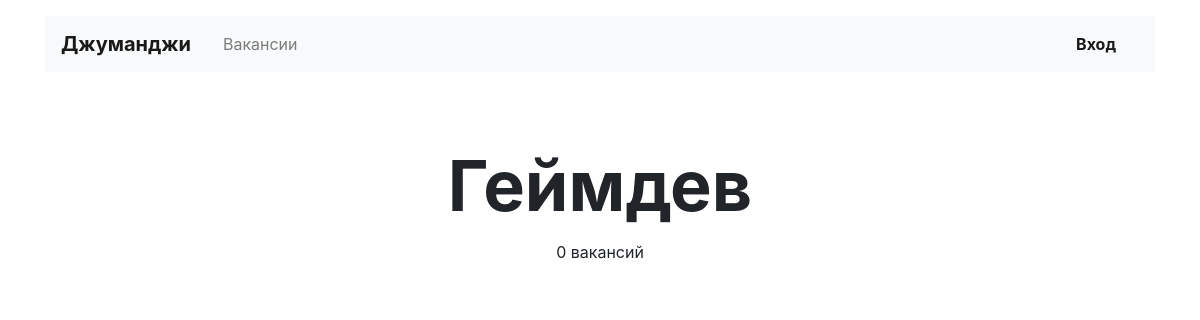
The app's page /vacancies/cat/gamedev/, older data.
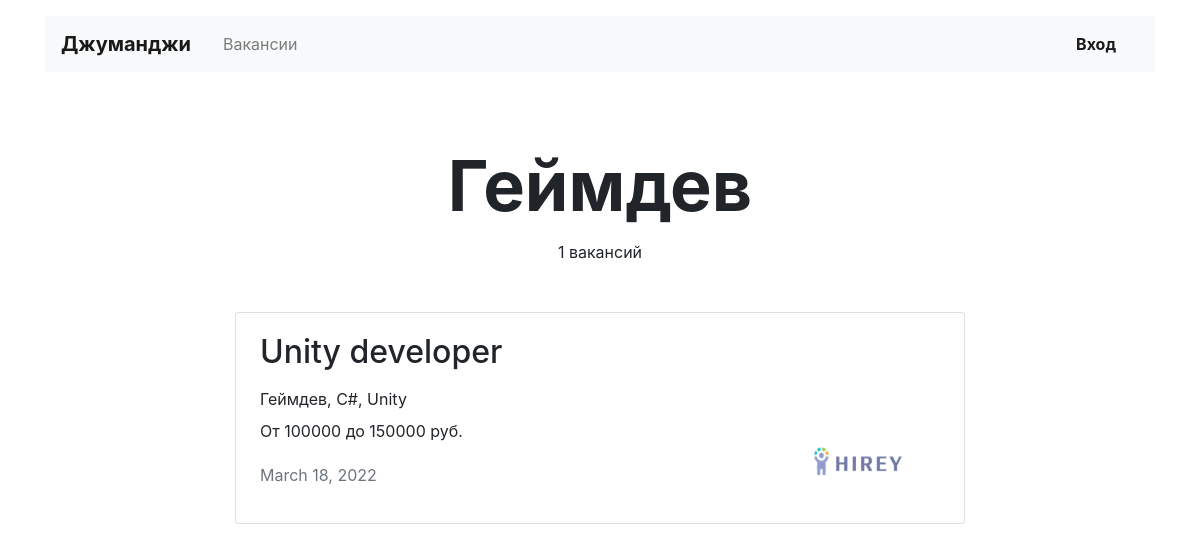
The same page, newer data.
### work/models.py (models this page shows, shortened)
class Vacancy(models.Model):
    title = models.CharField(max_length=50)
    speciality = models.ForeignKey(Specialty, on_delete=models.CASCADE, related_name='vacancies')
    company = models.ForeignKey(Company, on_delete=models.CASCADE, related_name='vacancies')
    skills = models.CharField(max_length=255)
    description = models.TextField()
    salary_min = models.IntegerField()
    salary_max = models.IntegerField()
    posted = models.DateField()

class Specialty(models.Model):
    code = models.CharField(max_length=50)
    title = models.CharField(max_length=50)
    picture = models.ImageField(default='https://place-hold.it/100x60', upload_to=MEDIA_SPECIALITY_IMAGE_DIR)

class Company(models.Model):
    name = models.CharField(max_length=50)
    location = models.CharField(max_length=50)
    logo = models.ImageField(default='https://place-hold.it/100x60', upload_to=MEDIA_COMPANY_IMAGE_DIR)
    description = models.TextField()
    employee_count = models.IntegerField()
    owner = models.OneToOneField(User, on_delete=models.CASCADE)

### work/views.py (the view)
# urls.py: path('vacancies/cat/<str:category>/', view.vacancy_cat_view, name='vac_cat'),
def vacancy_cat_view(request, category):
    try:
        spec = mdl.Specialty.objects.get(code=category)
    except mdl.Specialty.DoesNotExist:
        raise Http404
    vacancies = mdl.Vacancy.objects.filter(speciality=spec.id)
    return render(request, "work/vacancy_cat.html", context={
        "spec": spec,
        "vacancies": vacancies,
        "count": len(vacancies),
    })

### work/templates/work/vacancy_cat.html
{% extends "work/base.html" %}
{% block content %}
  <main class="container mt-3">
    <section>
      <h1 class="h1 text-center mx-auto mt-4 pt-5" style="font-size: 70px;"><strong>{{ spec.title }}</strong></h1>
      <p class="text-center pt-1">{{ count }} вакансий</p>
      <div class="row mt-5">
        <div class="col-12 col-lg-8 offset-lg-2 m-auto">
          {% for vac in vacancies %}
          <div class="card mb-4">
            <div class="card-body px-4">
              <div class="row">
                <div class="col-12 col-md-8 col-lg-9">
                  <h2 class="h2 pb-2">{{ vac.title }}</h2>
                   <p class="mb-2">{{ vac.speciality.title }}, {{ vac.skills }}</p>
                  <p>От {{ vac.salary_min }} до {{ vac.salary_max }} руб.</p>
                  <p class="text-muted pt-1">{{ vac.posted }}</p>
                </div>
                <div class="col-12 col-md-4 col-lg-3 d-flex align-items-end">
                  <a href="#"><img src="../../../static/{{ vac.company.logo }}" width="130" height="80" alt=""></a>
                </div>
              </div>
            </div>
          </div>
          {% endfor %}
        </div>
      </div>
    </section>
  </main>
  {% endblock content %}

Row changes from the older to the newer data that the page shows:
added Vacancy: title "Unity developer", speciality "Геймдев", skills "C#, Unity", salary_min "100000", salary_max "150000", posted "March 18, 2022", company.logo (picture)
Text that changed along with them:
{{ count }}: "0" → "1"
